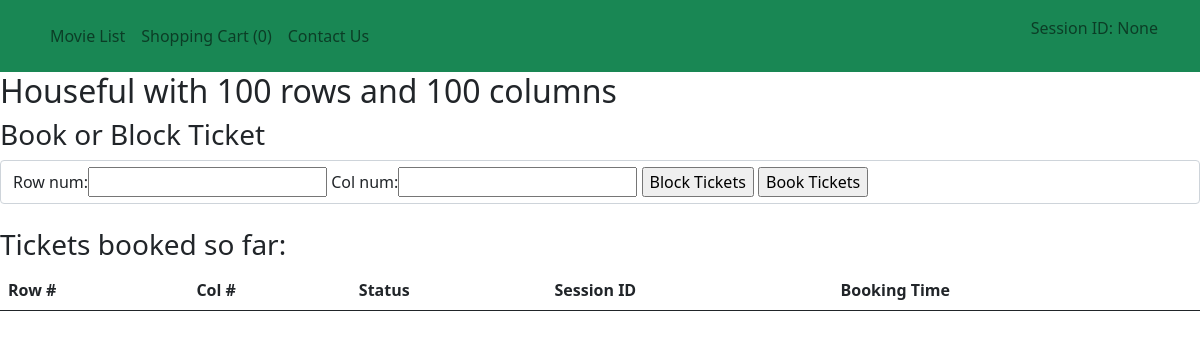
/movie/3/, run on the app's committed database.
### movies/models.py (models this page shows)
class Movie(models.Model):
    created_at = models.DateTimeField(auto_now_add=True, db_index=True)
    updated_at = models.DateTimeField(auto_now=True)
    name = models.CharField(max_length=200, verbose_name='Movie name', null=False, blank=False)
    rows = models.PositiveSmallIntegerField(default=100, verbose_name="Number of rows")
    columns = models.PositiveSmallIntegerField(default=100, verbose_name="Number of columns")

### movies/views.py (the view)
# urls.py: url(r'^movie/(?P<movie_id>\d+)/$', views.movie_detail, name="movie"),
def movie_detail(request, movie_id=None):
    try:
        movie = Movie.objects.get(pk=movie_id)
        tickets_booked = Tickets.objects.filter(movie=movie)
        context = {
            'movie': movie,
            'tickets_booked': tickets_booked,
            'ticket_form': TicketsForm(),
            'cart': request.session.get('cart', [])
        }
        return render(request, "movie.html", context)
    except Movie.DoesNotExist:
        return HttpResponseNotFound('<h1>This movie does not exist</h1>')

### movies/models.py
class TicketsForm(ModelForm):
    class Meta:
        model = Tickets
        fields = ['row_num', 'col_num',]

### movies/templates/movie.html (shortened to what this page needs)
{% extends "base.html" %}
{% load static %}
{% block content %}
<h2>{{movie.name}} with {{movie.rows}} rows and {{movie.columns}} columns</h2>
<h3>Book or Block Ticket</h3>
<form action="/book_ticket/{{movie.pk}}/" method="post" class="form-control">
    {{ ticket_form }}
    <input type="submit" name="block_tix" value="Block Tickets" />
    <input type="submit" name="book_tix" value="Book Tickets" />
</form>
<br/>
<h3>Tickets booked so far:</h3>
<table class="table">
<thead>
<tr>
    <th>Row #</th>
    <th>Col #</th>
    <th>Status</th>
    <th>Session ID</th>
    <th>Booking Time</th>
</tr>
</thead>
</table>
{% endblock %}

### data on the page
Movie: name "Houseful", rows "100", columns "100"

### other printed values
{{ cart|length }} "0"
{{ request.session.session_key }} "None"
